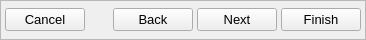
<?xml version="1.0" encoding="UTF-8"?>
<ui version="4.0">
 <class>WizardFooter</class>
 <widget class="QWidget" name="WizardFooter">
  <property name="geometry">
   <rect>
    <x>0</x>
    <y>0</y>
    <width>366</width>
    <height>40</height>
   </rect>
  </property>
  <property name="font">
   <font>
    <pointsize>10</pointsize>
   </font>
  </property>
  <property name="windowTitle">
   <string>Form</string>
  </property>
  <layout class="QVBoxLayout" name="verticalLayout">
   <property name="spacing">
    <number>4</number>
   </property>
   <property name="leftMargin">
    <number>0</number>
   </property>
   <property name="topMargin">
    <number>0</number>
   </property>
   <property name="rightMargin">
    <number>0</number>
   </property>
   <property name="bottomMargin">
    <number>0</number>
   </property>
   <item>
    <widget class="QFrame" name="HeaderFrame">
     <property name="frameShape">
      <enum>QFrame::StyledPanel</enum>
     </property>
     <property name="frameShadow">
      <enum>QFrame::Raised</enum>
     </property>
     <layout class="QHBoxLayout" name="horizontalLayout_6">
      <property name="spacing">
       <number>4</number>
      </property>
      <property name="leftMargin">
       <number>4</number>
      </property>
      <property name="topMargin">
       <number>4</number>
      </property>
      <property name="rightMargin">
       <number>4</number>
      </property>
      <property name="bottomMargin">
       <number>4</number>
      </property>
      <item>
       <widget class="QPushButton" name="CancelButton">
        <property name="text">
         <string>Cancel</string>
        </property>
        <property name="icon">
         <iconset resource="main.qrc">
          <normaloff>:/general/icons/false.svg</normaloff>:/general/icons/false.svg</iconset>
        </property>
        <property name="iconSize">
         <size>
          <width>16</width>
          <height>16</height>
         </size>
        </property>
       </widget>
      </item>
      <item>
       <spacer name="horizontalSpacer">
        <property name="orientation">
         <enum>Qt::Horizontal</enum>
        </property>
        <property name="sizeHint" stdset="0">
         <size>
          <width>40</width>
          <height>20</height>
         </size>
        </property>
       </spacer>
      </item>
      <item>
       <widget class="QPushButton" name="BackButton">
        <property name="text">
         <string>Back</string>
        </property>
        <property name="icon">
         <iconset resource="main.qrc">
          <normaloff>:/general/icons/arrowleft.svg</normaloff>:/general/icons/arrowleft.svg</iconset>
        </property>
        <property name="iconSize">
         <size>
          <width>16</width>
          <height>16</height>
         </size>
        </property>
       </widget>
      </item>
      <item>
       <widget class="QPushButton" name="NextButton">
        <property name="text">
         <string>Next</string>
        </property>
        <property name="icon">
         <iconset resource="main.qrc">
          <normaloff>:/general/icons/arrowright.svg</normaloff>:/general/icons/arrowright.svg</iconset>
        </property>
        <property name="iconSize">
         <size>
          <width>16</width>
          <height>16</height>
         </size>
        </property>
       </widget>
      </item>
      <item>
       <widget class="QPushButton" name="FinishButton">
        <property name="text">
         <string>Finish</string>
        </property>
        <property name="icon">
         <iconset resource="main.qrc">
          <normaloff>:/general/icons/true.svg</normaloff>:/general/icons/true.svg</iconset>
        </property>
        <property name="iconSize">
         <size>
          <width>16</width>
          <height>16</height>
         </size>
        </property>
       </widget>
      </item>
     </layout>
    </widget>
   </item>
  </layout>
 </widget>
 <resources>
  <include location="main.qrc"/>
 </resources>
 <connections/>
</ui>
